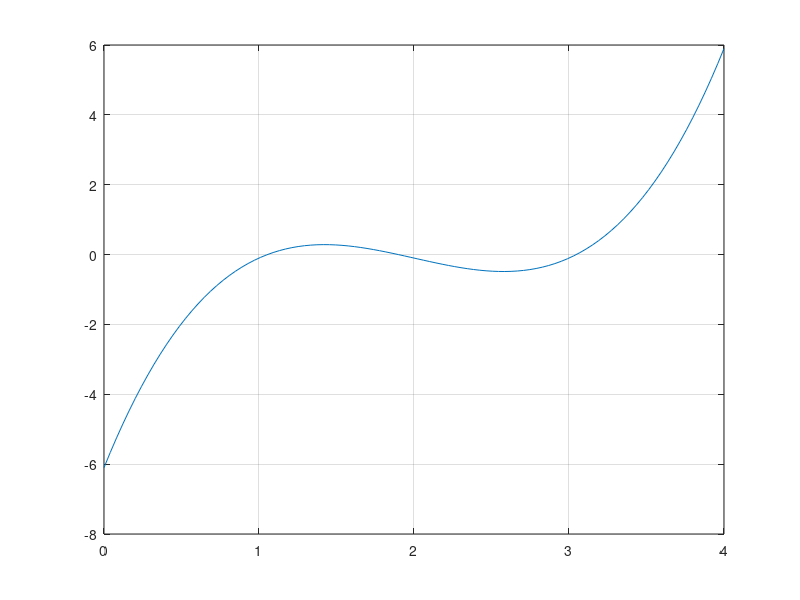

Recreate this plot in MATLAB. (Note: this script raises an error after producing the figure.)
close;
clear;
clc;

x = linspace(0,4);
y = @(x) x.^3-6.*(x.^2)+11.*x - 6.1;
y1 = y(x);
plot(x,y1);
grid;

% f'(x) = 3x^2 -12x+11
% using newtraph

y_diff = @(x) 3.*(x.^2) - 12.*x + 11;
fprintf("----------------------------\n");
fprintf("(b) Using the Newton-Raphson method\n");
[root,ea,iter]=newtraph(y,y_diff,3.5,0.01,3);
fprintf("root = %2.4f   ea = %2.4f   iter = %d\n",root,ea,iter);
fprintf("----------------------------\n");
fprintf("(c) Using the secant method\n");
[root,ea,iter]=secant(y,2.5,3.5,0.01,3);
fprintf("root = %2.4f   ea = %2.4f   iter = %d\n",root,ea,iter);
fprintf("----------------------------\n");
fprintf("(d) Using the modified secant method \n");
[root,ea,iter]=modifsec(y,3.5,0.01,0.01,3);
fprintf("root = %2.4f   ea = %2.4f   iter = %d\n",root,ea,iter);
fprintf("----------------------------\n");
fprintf("(e) Determine all the roots with MATLABn");
a = [1 -6 11 -6.1];
roots(a)
